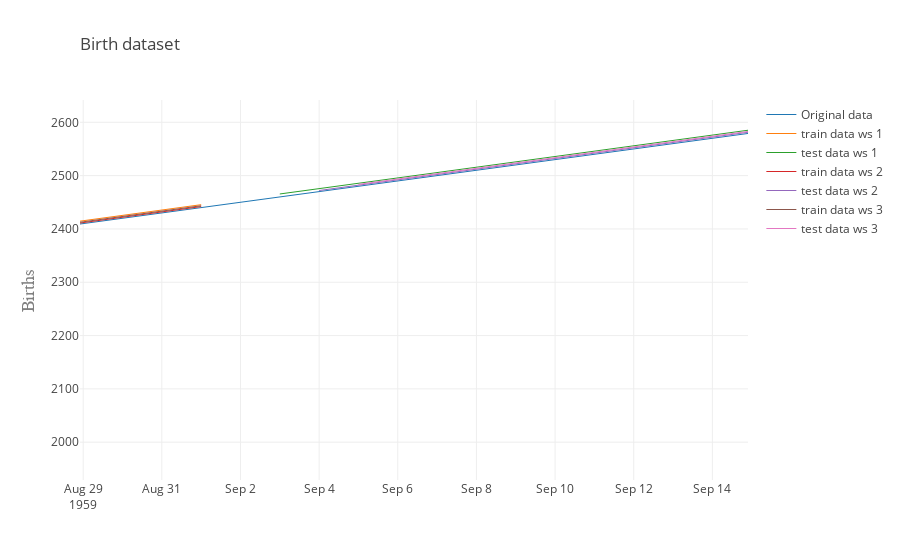

The notebook cell this image was saved under:
### Code cell
import plotly
plotly.offline.init_notebook_mode(connected=True)
from plotly.offline import plot, iplot
import plotly.graph_objs as go

def make_a_trace(df, name, colname):
    x=df.index
#     print(colname, df[colname].head())
    y=df[colname].values
    # Create a trace
    trace = go.Scatter(
        x = x,
        y = y,
        name = name,
        line = dict(
            width = 1
            )
    )
    return trace

df_plot = df.set_index('Date')
orig_data_trace = make_a_trace(df_plot, name='Original data', colname='Births')
data = [orig_data_trace]

for df_pred, window_size in zip(output, window_sizes):
    df_pred.set_index('Date', inplace=True)
    trace = make_a_trace(df_pred, name=f'train data ws {window_size}', colname='train')
    data.append(trace)
    trace = make_a_trace(df_pred, name=f'test data ws {window_size}', colname='test')
    data.append(trace)

layout = go.Layout(
            title=go.layout.Title(
                text='Birth dataset',
                xref='paper',
                x=0
            ),
            yaxis=go.layout.YAxis(
                title=go.layout.yaxis.Title(
                    text='Births',
                    font=dict(
                        family='Futura',
                        size=18,
                        color='#7f7f7f'
                    )
                )
            ),
            showlegend=True
        )

fig = go.Figure(data=data, layout=layout)


iplot(fig)

### Figure 1 — Plotly figure (JSON) as saved in the notebook; plotly's stock layout.template omitted (floating-point values rounded to 4 significant figures; data arrays with more than 128 entries replaced by an {"elided": "..."} marker saying what was removed)
{"data": [{"line": {"width": 1}, "name": "Original data", "type": "scatter", "uid": "bd23fb57-9e82-4b38-a9d2-57f412c4878f", "x": {"elided": "365 str values"}, "y": {"elided": "365 int values"}}, {"line": {"width": 1}, "name": "train data ws 1", "type": "scatter", "uid": "967840d3-4c72-4a6f-826c-0fa52686ab47", "x": {"elided": "365 str values"}, "y": {"elided": "365 float values"}}, {"line": {"width": 1}, "name": "test data ws 1", "type": "scatter", "uid": "83da713d-9d8f-475c-98d7-1f2ef24d7143", "x": {"elided": "365 str values"}, "y": {"elided": "365 float values"}}, {"line": {"width": 1}, "name": "train data ws 2", "type": "scatter", "uid": "def8e4b9-a307-4c85-83af-540f450d0e1d", "x": {"elided": "365 str values"}, "y": {"elided": "365 float values"}}, {"line": {"width": 1}, "name": "test data ws 2", "type": "scatter", "uid": "b8e3679d-312a-4996-9ee3-b790bd3242f2", "x": {"elided": "365 str values"}, "y": {"elided": "365 float values"}}, {"line": {"width": 1}, "name": "train data ws 3", "type": "scatter", "uid": "1f935107-d0d4-47d6-862d-ac35a44c6d9d", "x": {"elided": "365 str values"}, "y": {"elided": "365 float values"}}, {"line": {"width": 1}, "name": "test data ws 3", "type": "scatter", "uid": "79762604-c9c1-44f2-8771-961c53931d47", "x": {"elided": "365 str values"}, "y": {"elided": "365 float values"}}], "layout": {"autosize": true, "showlegend": true, "title": {"text": "Birth dataset", "x": 0, "xref": "paper"}, "xaxis": {"autorange": false, "range": ["1959-08-28 22:03:12.5982", "1959-09-14 21:44:38.1222"], "type": "date"}, "yaxis": {"autorange": false, "range": [1929.0, 2642.0], "title": {"font": {"color": "#7f7f7f", "family": "Futura", "size": 18}, "text": "Births"}, "type": "linear"}}}
